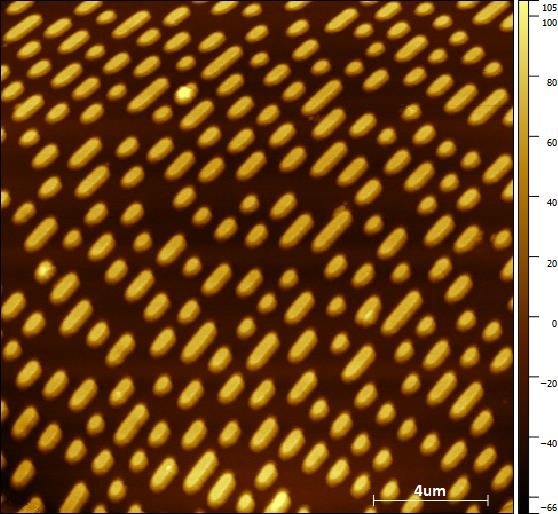
#> input picture example _images/20151214_IC6dsLeverVia_TopoFwd.jpg, 558 x 514 px
$ python -i core.py   (imports and definitions only)
#> lines starting #> are read from the running program, lines starting #| are printed output that depends on the picture; after the words box and inside, x2 and y2 are one past the last pixel; in counts of white or black regions, pixels touching at a corner belong together
import numpy as np
import cv2
import skimage
import math
from skimage import io
import matplotlib.pyplot as plt
from scipy.ndimage import gaussian_filter
from skimage.morphology import reconstruction
from scipy import stats
from statistics import mean
from collections import OrderedDict
import plotly.graph_objects as go
import pandas as pd

#Optional modules
from skimage.feature import corner_harris, corner_subpix, corner_peaks
from skimage.transform import warp, AffineTransform

# Image pretreatment
# [413 lines left out: functions boundary_detection, corner_detection, img_pread, contour_capture, peri_avg, shape_radar and 2 more, not called in this run]


# Watershed for distinguish shapes -- beta
def watershed(image):
    my_range = np.arange(0.0, 0.7, 0.1)
    img_3channel = cv2.imread(image, 1)
#> img_3channel is the input picture: shape (514, 558, 3); mean B, G, R 25.6, 69, 109.8
    img = cv2.imread(image, 0)
#> img: shape (514, 558); min 0, max 255, mean 76.1
    blur = cv2.GaussianBlur(img,(5,5),0)
    ret,th = cv2.threshold(blur,0,255,cv2.THRESH_BINARY+cv2.THRESH_OTSU)
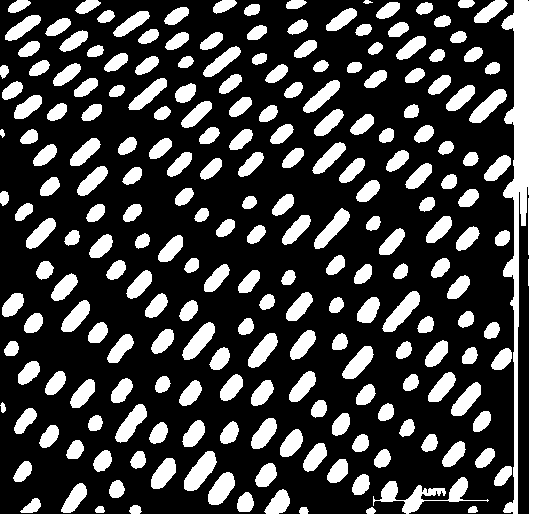
#> th: shape (514, 558); 28.9% white; 217 white regions, largest, box (x1, y1, x2, y2) and area: (501, 0, 558, 514) 20222, (373, 477, 489, 514) 1184, (184, 451, 217, 491) 699
#> ret = 103
    skel = np.zeros(th.shape, np.uint8)
    element = cv2.getStructuringElement(cv2.MORPH_CROSS, (7,7))
    open = cv2.morphologyEx(th, cv2.MORPH_OPEN, element)
#> open: shape (514, 558); 27.3% white; 219 white regions, largest, box (x1, y1, x2, y2) and area: (501, 0, 558, 514) 18441, (184, 451, 217, 491) 683, (382, 291, 420, 332) 644
    temp = cv2.subtract(th, open)
#> temp: shape (514, 558); 1.7% white; 842 white regions (830 under 20 px), largest, box (x1, y1, x2, y2) and area: (513, 306, 519, 503) 822, (513, 197, 519, 259) 299, (423, 488, 446, 496) 142
    eroded = cv2.erode(th, element)
#> eroded: shape (514, 558); 16.4% white; 219 white regions (5 under 20 px), largest, box (x1, y1, x2, y2) and area: (504, 0, 558, 514) 16625, (187, 454, 214, 488) 433, (385, 294, 417, 329) 385
    skel = cv2.bitwise_or(skel,temp)
    erod = eroded.copy()
    for s_iter in range(1,5):
        sure_bg = cv2.dilate(erod,element,iterations= s_iter)
        dist_transform = cv2.distanceTransform(erod,cv2.DIST_L2,5)
    for i in my_range:
        ret, sure_fg = cv2.threshold(dist_transform,i*dist_transform.max(),255,0)
        sure_fg = np.uint8(sure_fg)
        unknown = cv2.subtract(sure_bg,sure_fg)
#> unknown: shape (514, 558); 57.1% white; 383 black regions (136 under 20 px), largest, box (x1, y1, x2, y2) and area: (0, 27, 520, 514) 63169, (504, 0, 558, 514) 16625, (283, 462, 373, 514) 1746
#> sure_bg: shape (514, 558); 73.4% white; 164 black regions (131 under 20 px), largest, box (x1, y1, x2, y2) and area: (0, 27, 520, 514) 63169, (283, 462, 373, 514) 1746, (260, 0, 320, 88) 1160
        ret, contours = cv2.connectedComponents(sure_fg)
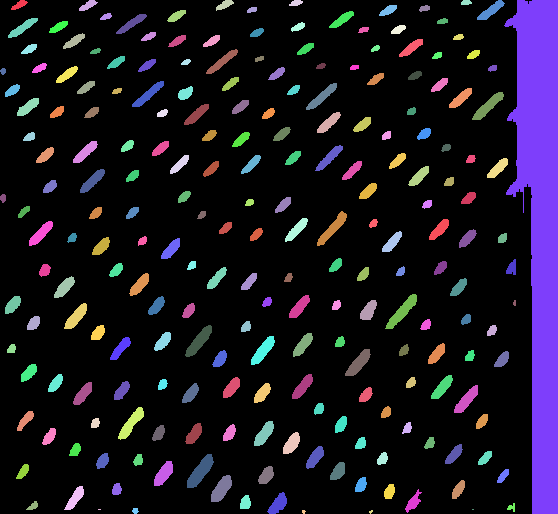
#> contours: shape (514, 558) int32; 220 distinct labels, from 0 to 219; one colour per label, 0 black
#> ret = 220
        contours = contours+1
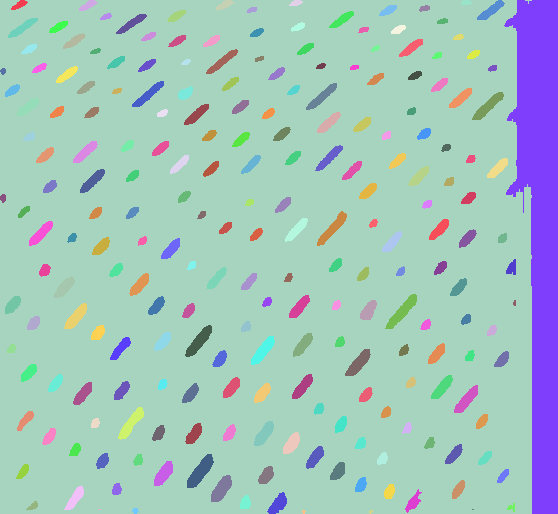
#> contours: shape (514, 558) int32; 220 distinct labels, from 1 to 220; one colour per label, 0 black
        contours[unknown==255] = 0
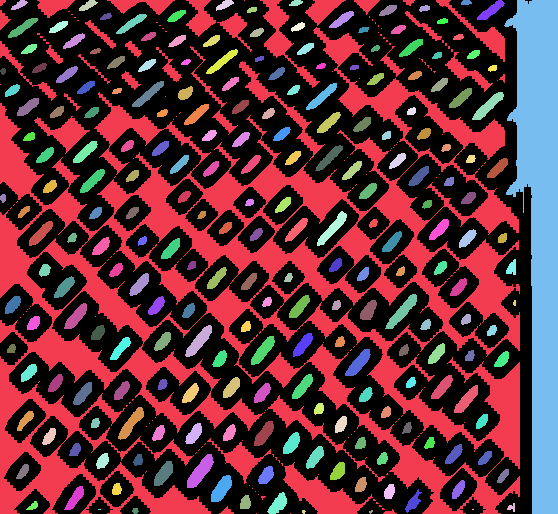
#> contours: shape (514, 558) int32; 221 distinct labels, from 0 to 220; one colour per label, 0 black
        contours = cv2.watershed(img_3channel ,contours)
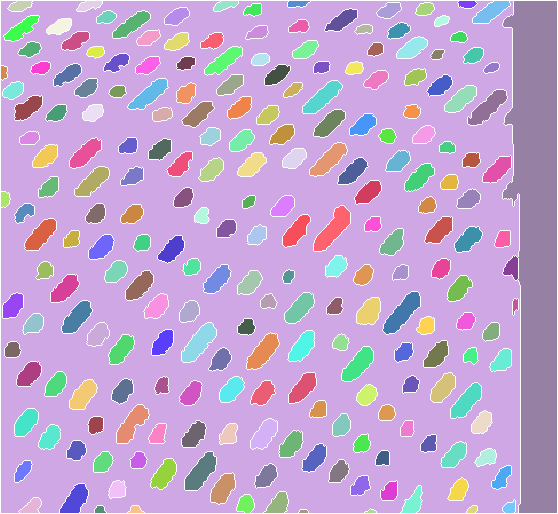
#> contours: shape (514, 558) int32; 221 distinct labels, from -1 to 220; one colour per label, 0 black, -1 white
        img[contours == -1] = [0]
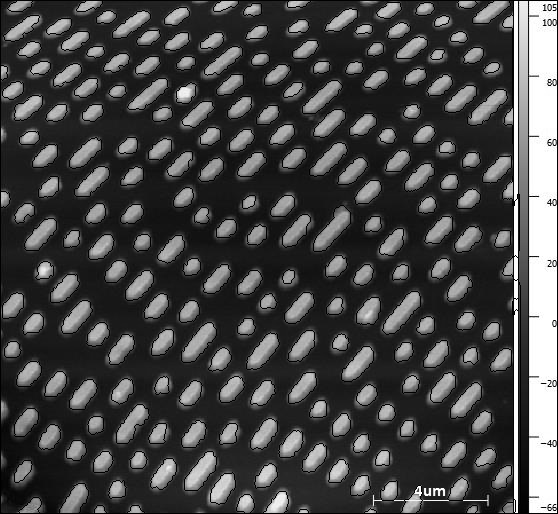
#> img: shape (514, 558); min 0, max 255, mean 71

    return contours

>>> result = watershed('../../example _images/20151214_IC6dsLeverVia_TopoFwd.jpg')
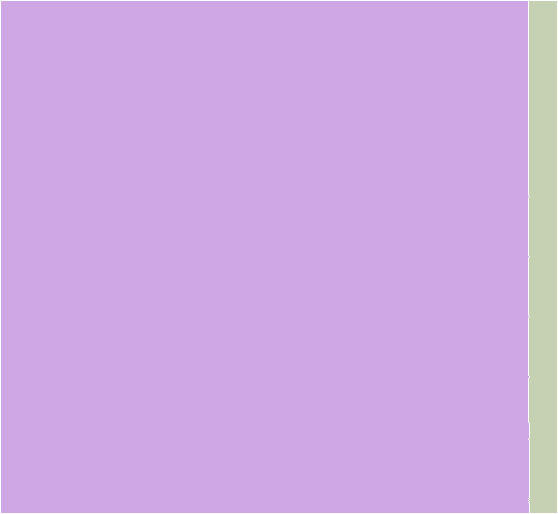
#> result: shape (514, 558) int32; 3 distinct labels, from -1 to 2; one colour per label, 0 black, -1 white
